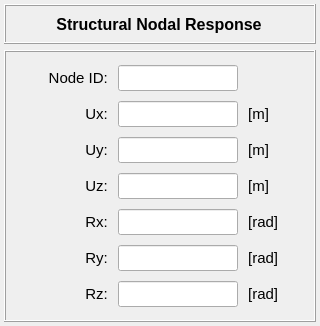
<?xml version="1.0" encoding="UTF-8"?>
<ui version="4.0">
 <class>Dialog</class>
 <widget class="QDialog" name="Dialog">
  <property name="geometry">
   <rect>
    <x>0</x>
    <y>0</y>
    <width>320</width>
    <height>326</height>
   </rect>
  </property>
  <property name="minimumSize">
   <size>
    <width>320</width>
    <height>326</height>
   </size>
  </property>
  <property name="maximumSize">
   <size>
    <width>320</width>
    <height>326</height>
   </size>
  </property>
  <property name="windowTitle">
   <string>Dialog</string>
  </property>
  <layout class="QGridLayout" name="gridLayout_3">
   <property name="leftMargin">
    <number>4</number>
   </property>
   <property name="topMargin">
    <number>4</number>
   </property>
   <property name="rightMargin">
    <number>4</number>
   </property>
   <property name="bottomMargin">
    <number>4</number>
   </property>
   <item row="1" column="0">
    <widget class="QFrame" name="frame_2">
     <property name="minimumSize">
      <size>
       <width>0</width>
       <height>272</height>
      </size>
     </property>
     <property name="maximumSize">
      <size>
       <width>16777215</width>
       <height>272</height>
      </size>
     </property>
     <property name="frameShape">
      <enum>QFrame::Box</enum>
     </property>
     <property name="frameShadow">
      <enum>QFrame::Raised</enum>
     </property>
     <layout class="QGridLayout" name="gridLayout_5">
      <property name="leftMargin">
       <number>0</number>
      </property>
      <property name="topMargin">
       <number>0</number>
      </property>
      <property name="rightMargin">
       <number>0</number>
      </property>
      <property name="bottomMargin">
       <number>0</number>
      </property>
      <property name="spacing">
       <number>0</number>
      </property>
      <item row="0" column="0">
       <widget class="QFrame" name="frame_responses">
        <property name="minimumSize">
         <size>
          <width>0</width>
          <height>260</height>
         </size>
        </property>
        <property name="maximumSize">
         <size>
          <width>16777215</width>
          <height>260</height>
         </size>
        </property>
        <property name="frameShape">
         <enum>QFrame::NoFrame</enum>
        </property>
        <property name="frameShadow">
         <enum>QFrame::Raised</enum>
        </property>
        <layout class="QGridLayout" name="gridLayout_2">
         <property name="leftMargin">
          <number>0</number>
         </property>
         <property name="topMargin">
          <number>0</number>
         </property>
         <property name="rightMargin">
          <number>0</number>
         </property>
         <property name="bottomMargin">
          <number>0</number>
         </property>
         <property name="verticalSpacing">
          <number>1</number>
         </property>
         <item row="0" column="4">
          <widget class="QFrame" name="frame_4">
           <property name="frameShape">
            <enum>QFrame::NoFrame</enum>
           </property>
           <property name="frameShadow">
            <enum>QFrame::Raised</enum>
           </property>
          </widget>
         </item>
         <item row="0" column="0">
          <widget class="QFrame" name="frame_3">
           <property name="frameShape">
            <enum>QFrame::NoFrame</enum>
           </property>
           <property name="frameShadow">
            <enum>QFrame::Raised</enum>
           </property>
          </widget>
         </item>
         <item row="0" column="3">
          <widget class="QFrame" name="frame">
           <property name="minimumSize">
            <size>
             <width>52</width>
             <height>26</height>
            </size>
           </property>
           <property name="maximumSize">
            <size>
             <width>52</width>
             <height>26</height>
            </size>
           </property>
           <property name="frameShape">
            <enum>QFrame::NoFrame</enum>
           </property>
           <property name="frameShadow">
            <enum>QFrame::Raised</enum>
           </property>
          </widget>
         </item>
         <item row="1" column="3">
          <widget class="QLabel" name="label_8">
           <property name="minimumSize">
            <size>
             <width>52</width>
             <height>26</height>
            </size>
           </property>
           <property name="maximumSize">
            <size>
             <width>52</width>
             <height>26</height>
            </size>
           </property>
           <property name="font">
            <font>
             <pointsize>11</pointsize>
             <weight>50</weight>
             <bold>false</bold>
            </font>
           </property>
           <property name="text">
            <string> [m]</string>
           </property>
           <property name="alignment">
            <set>Qt::AlignLeading|Qt::AlignLeft|Qt::AlignVCenter</set>
           </property>
          </widget>
         </item>
         <item row="0" column="2">
          <widget class="QLineEdit" name="lineEdit_node_id">
           <property name="minimumSize">
            <size>
             <width>120</width>
             <height>26</height>
            </size>
           </property>
           <property name="maximumSize">
            <size>
             <width>120</width>
             <height>26</height>
            </size>
           </property>
           <property name="sizeIncrement">
            <size>
             <width>0</width>
             <height>0</height>
            </size>
           </property>
           <property name="baseSize">
            <size>
             <width>0</width>
             <height>0</height>
            </size>
           </property>
           <property name="font">
            <font>
             <pointsize>10</pointsize>
             <weight>75</weight>
             <bold>true</bold>
            </font>
           </property>
           <property name="styleSheet">
            <string notr="true"/>
           </property>
           <property name="alignment">
            <set>Qt::AlignCenter</set>
           </property>
          </widget>
         </item>
         <item row="1" column="1">
          <widget class="QLabel" name="label_2">
           <property name="minimumSize">
            <size>
             <width>88</width>
             <height>26</height>
            </size>
           </property>
           <property name="maximumSize">
            <size>
             <width>88</width>
             <height>26</height>
            </size>
           </property>
           <property name="font">
            <font>
             <pointsize>11</pointsize>
             <weight>50</weight>
             <bold>false</bold>
            </font>
           </property>
           <property name="text">
            <string>Ux: </string>
           </property>
           <property name="alignment">
            <set>Qt::AlignRight|Qt::AlignTrailing|Qt::AlignVCenter</set>
           </property>
          </widget>
         </item>
         <item row="1" column="2">
          <widget class="QLineEdit" name="lineEdit_response_ux">
           <property name="minimumSize">
            <size>
             <width>120</width>
             <height>26</height>
            </size>
           </property>
           <property name="maximumSize">
            <size>
             <width>120</width>
             <height>26</height>
            </size>
           </property>
           <property name="sizeIncrement">
            <size>
             <width>0</width>
             <height>0</height>
            </size>
           </property>
           <property name="baseSize">
            <size>
             <width>0</width>
             <height>0</height>
            </size>
           </property>
           <property name="font">
            <font>
             <pointsize>10</pointsize>
            </font>
           </property>
           <property name="alignment">
            <set>Qt::AlignCenter</set>
           </property>
          </widget>
         </item>
         <item row="2" column="1">
          <widget class="QLabel" name="label_3">
           <property name="minimumSize">
            <size>
             <width>88</width>
             <height>26</height>
            </size>
           </property>
           <property name="maximumSize">
            <size>
             <width>88</width>
             <height>26</height>
            </size>
           </property>
           <property name="font">
            <font>
             <pointsize>11</pointsize>
             <weight>50</weight>
             <bold>false</bold>
            </font>
           </property>
           <property name="text">
            <string>Uy: </string>
           </property>
           <property name="alignment">
            <set>Qt::AlignRight|Qt::AlignTrailing|Qt::AlignVCenter</set>
           </property>
          </widget>
         </item>
         <item row="2" column="3">
          <widget class="QLabel" name="label_9">
           <property name="minimumSize">
            <size>
             <width>52</width>
             <height>26</height>
            </size>
           </property>
           <property name="maximumSize">
            <size>
             <width>52</width>
             <height>26</height>
            </size>
           </property>
           <property name="font">
            <font>
             <pointsize>11</pointsize>
             <weight>50</weight>
             <bold>false</bold>
            </font>
           </property>
           <property name="text">
            <string> [m]</string>
           </property>
           <property name="alignment">
            <set>Qt::AlignLeading|Qt::AlignLeft|Qt::AlignVCenter</set>
           </property>
          </widget>
         </item>
         <item row="3" column="1">
          <widget class="QLabel" name="label_4">
           <property name="minimumSize">
            <size>
             <width>88</width>
             <height>26</height>
            </size>
           </property>
           <property name="maximumSize">
            <size>
             <width>88</width>
             <height>26</height>
            </size>
           </property>
           <property name="font">
            <font>
             <pointsize>11</pointsize>
             <weight>50</weight>
             <bold>false</bold>
            </font>
           </property>
           <property name="text">
            <string>Uz: </string>
           </property>
           <property name="alignment">
            <set>Qt::AlignRight|Qt::AlignTrailing|Qt::AlignVCenter</set>
           </property>
          </widget>
         </item>
         <item row="4" column="1">
          <widget class="QLabel" name="label_5">
           <property name="minimumSize">
            <size>
             <width>88</width>
             <height>26</height>
            </size>
           </property>
           <property name="maximumSize">
            <size>
             <width>88</width>
             <height>26</height>
            </size>
           </property>
           <property name="font">
            <font>
             <pointsize>11</pointsize>
             <weight>50</weight>
             <bold>false</bold>
            </font>
           </property>
           <property name="text">
            <string>Rx: </string>
           </property>
           <property name="alignment">
            <set>Qt::AlignRight|Qt::AlignTrailing|Qt::AlignVCenter</set>
           </property>
          </widget>
         </item>
         <item row="2" column="2">
          <widget class="QLineEdit" name="lineEdit_response_uy">
           <property name="minimumSize">
            <size>
             <width>120</width>
             <height>26</height>
            </size>
           </property>
           <property name="maximumSize">
            <size>
             <width>120</width>
             <height>26</height>
            </size>
           </property>
           <property name="sizeIncrement">
            <size>
             <width>0</width>
             <height>0</height>
            </size>
           </property>
           <property name="baseSize">
            <size>
             <width>0</width>
             <height>0</height>
            </size>
           </property>
           <property name="font">
            <font>
             <pointsize>10</pointsize>
            </font>
           </property>
           <property name="alignment">
            <set>Qt::AlignCenter</set>
           </property>
          </widget>
         </item>
         <item row="0" column="1">
          <widget class="QLabel" name="label_14">
           <property name="minimumSize">
            <size>
             <width>88</width>
             <height>26</height>
            </size>
           </property>
           <property name="maximumSize">
            <size>
             <width>88</width>
             <height>26</height>
            </size>
           </property>
           <property name="font">
            <font>
             <pointsize>11</pointsize>
             <weight>50</weight>
             <bold>false</bold>
            </font>
           </property>
           <property name="text">
            <string>Node ID: </string>
           </property>
           <property name="alignment">
            <set>Qt::AlignRight|Qt::AlignTrailing|Qt::AlignVCenter</set>
           </property>
          </widget>
         </item>
         <item row="3" column="2">
          <widget class="QLineEdit" name="lineEdit_response_uz">
           <property name="minimumSize">
            <size>
             <width>120</width>
             <height>26</height>
            </size>
           </property>
           <property name="maximumSize">
            <size>
             <width>120</width>
             <height>26</height>
            </size>
           </property>
           <property name="sizeIncrement">
            <size>
             <width>0</width>
             <height>0</height>
            </size>
           </property>
           <property name="baseSize">
            <size>
             <width>0</width>
             <height>0</height>
            </size>
           </property>
           <property name="font">
            <font>
             <pointsize>10</pointsize>
            </font>
           </property>
           <property name="alignment">
            <set>Qt::AlignCenter</set>
           </property>
          </widget>
         </item>
         <item row="3" column="3">
          <widget class="QLabel" name="label_10">
           <property name="minimumSize">
            <size>
             <width>52</width>
             <height>26</height>
            </size>
           </property>
           <property name="maximumSize">
            <size>
             <width>52</width>
             <height>26</height>
            </size>
           </property>
           <property name="font">
            <font>
             <pointsize>11</pointsize>
             <weight>50</weight>
             <bold>false</bold>
            </font>
           </property>
           <property name="text">
            <string> [m]</string>
           </property>
           <property name="alignment">
            <set>Qt::AlignLeading|Qt::AlignLeft|Qt::AlignVCenter</set>
           </property>
          </widget>
         </item>
         <item row="6" column="2">
          <widget class="QLineEdit" name="lineEdit_response_rz">
           <property name="minimumSize">
            <size>
             <width>120</width>
             <height>26</height>
            </size>
           </property>
           <property name="maximumSize">
            <size>
             <width>120</width>
             <height>26</height>
            </size>
           </property>
           <property name="sizeIncrement">
            <size>
             <width>0</width>
             <height>0</height>
            </size>
           </property>
           <property name="baseSize">
            <size>
             <width>0</width>
             <height>0</height>
            </size>
           </property>
           <property name="font">
            <font>
             <pointsize>10</pointsize>
            </font>
           </property>
           <property name="alignment">
            <set>Qt::AlignCenter</set>
           </property>
          </widget>
         </item>
         <item row="4" column="2">
          <widget class="QLineEdit" name="lineEdit_response_rx">
           <property name="minimumSize">
            <size>
             <width>120</width>
             <height>26</height>
            </size>
           </property>
           <property name="maximumSize">
            <size>
             <width>120</width>
             <height>26</height>
            </size>
           </property>
           <property name="sizeIncrement">
            <size>
             <width>0</width>
             <height>0</height>
            </size>
           </property>
           <property name="baseSize">
            <size>
             <width>0</width>
             <height>0</height>
            </size>
           </property>
           <property name="font">
            <font>
             <pointsize>10</pointsize>
            </font>
           </property>
           <property name="alignment">
            <set>Qt::AlignCenter</set>
           </property>
          </widget>
         </item>
         <item row="5" column="1">
          <widget class="QLabel" name="label_6">
           <property name="minimumSize">
            <size>
             <width>88</width>
             <height>26</height>
            </size>
           </property>
           <property name="maximumSize">
            <size>
             <width>88</width>
             <height>26</height>
            </size>
           </property>
           <property name="font">
            <font>
             <pointsize>11</pointsize>
             <weight>50</weight>
             <bold>false</bold>
            </font>
           </property>
           <property name="text">
            <string>Ry: </string>
           </property>
           <property name="alignment">
            <set>Qt::AlignRight|Qt::AlignTrailing|Qt::AlignVCenter</set>
           </property>
          </widget>
         </item>
         <item row="6" column="3">
          <widget class="QLabel" name="label_13">
           <property name="minimumSize">
            <size>
             <width>52</width>
             <height>26</height>
            </size>
           </property>
           <property name="maximumSize">
            <size>
             <width>52</width>
             <height>26</height>
            </size>
           </property>
           <property name="font">
            <font>
             <pointsize>11</pointsize>
             <weight>50</weight>
             <bold>false</bold>
            </font>
           </property>
           <property name="text">
            <string> [rad]</string>
           </property>
           <property name="alignment">
            <set>Qt::AlignLeading|Qt::AlignLeft|Qt::AlignVCenter</set>
           </property>
          </widget>
         </item>
         <item row="5" column="3">
          <widget class="QLabel" name="label_12">
           <property name="minimumSize">
            <size>
             <width>52</width>
             <height>26</height>
            </size>
           </property>
           <property name="maximumSize">
            <size>
             <width>52</width>
             <height>26</height>
            </size>
           </property>
           <property name="font">
            <font>
             <pointsize>11</pointsize>
             <weight>50</weight>
             <bold>false</bold>
            </font>
           </property>
           <property name="text">
            <string> [rad]</string>
           </property>
           <property name="alignment">
            <set>Qt::AlignLeading|Qt::AlignLeft|Qt::AlignVCenter</set>
           </property>
          </widget>
         </item>
         <item row="5" column="2">
          <widget class="QLineEdit" name="lineEdit_response_ry">
           <property name="minimumSize">
            <size>
             <width>120</width>
             <height>26</height>
            </size>
           </property>
           <property name="maximumSize">
            <size>
             <width>120</width>
             <height>26</height>
            </size>
           </property>
           <property name="sizeIncrement">
            <size>
             <width>0</width>
             <height>0</height>
            </size>
           </property>
           <property name="baseSize">
            <size>
             <width>0</width>
             <height>0</height>
            </size>
           </property>
           <property name="font">
            <font>
             <pointsize>10</pointsize>
            </font>
           </property>
           <property name="alignment">
            <set>Qt::AlignCenter</set>
           </property>
          </widget>
         </item>
         <item row="4" column="3">
          <widget class="QLabel" name="label_11">
           <property name="minimumSize">
            <size>
             <width>52</width>
             <height>26</height>
            </size>
           </property>
           <property name="maximumSize">
            <size>
             <width>52</width>
             <height>26</height>
            </size>
           </property>
           <property name="font">
            <font>
             <pointsize>11</pointsize>
             <weight>50</weight>
             <bold>false</bold>
            </font>
           </property>
           <property name="text">
            <string> [rad]</string>
           </property>
           <property name="alignment">
            <set>Qt::AlignLeading|Qt::AlignLeft|Qt::AlignVCenter</set>
           </property>
          </widget>
         </item>
         <item row="6" column="1">
          <widget class="QLabel" name="label_7">
           <property name="minimumSize">
            <size>
             <width>88</width>
             <height>26</height>
            </size>
           </property>
           <property name="maximumSize">
            <size>
             <width>88</width>
             <height>26</height>
            </size>
           </property>
           <property name="font">
            <font>
             <pointsize>11</pointsize>
             <weight>50</weight>
             <bold>false</bold>
            </font>
           </property>
           <property name="text">
            <string>Rz: </string>
           </property>
           <property name="alignment">
            <set>Qt::AlignRight|Qt::AlignTrailing|Qt::AlignVCenter</set>
           </property>
          </widget>
         </item>
        </layout>
       </widget>
      </item>
     </layout>
    </widget>
   </item>
   <item row="0" column="0">
    <widget class="QFrame" name="frame_title">
     <property name="minimumSize">
      <size>
       <width>0</width>
       <height>40</height>
      </size>
     </property>
     <property name="maximumSize">
      <size>
       <width>16777215</width>
       <height>40</height>
      </size>
     </property>
     <property name="frameShape">
      <enum>QFrame::Box</enum>
     </property>
     <property name="frameShadow">
      <enum>QFrame::Raised</enum>
     </property>
     <layout class="QGridLayout" name="gridLayout">
      <property name="leftMargin">
       <number>0</number>
      </property>
      <property name="topMargin">
       <number>0</number>
      </property>
      <property name="rightMargin">
       <number>2</number>
      </property>
      <property name="bottomMargin">
       <number>0</number>
      </property>
      <property name="spacing">
       <number>0</number>
      </property>
      <item row="0" column="0">
       <widget class="QLabel" name="label">
        <property name="minimumSize">
         <size>
          <width>300</width>
          <height>32</height>
         </size>
        </property>
        <property name="maximumSize">
         <size>
          <width>300</width>
          <height>32</height>
         </size>
        </property>
        <property name="font">
         <font>
          <pointsize>12</pointsize>
          <weight>75</weight>
          <bold>true</bold>
         </font>
        </property>
        <property name="frameShape">
         <enum>QFrame::NoFrame</enum>
        </property>
        <property name="frameShadow">
         <enum>QFrame::Raised</enum>
        </property>
        <property name="text">
         <string>Structural Nodal Response</string>
        </property>
        <property name="alignment">
         <set>Qt::AlignCenter</set>
        </property>
       </widget>
      </item>
     </layout>
    </widget>
   </item>
  </layout>
 </widget>
 <resources/>
 <connections/>
</ui>
